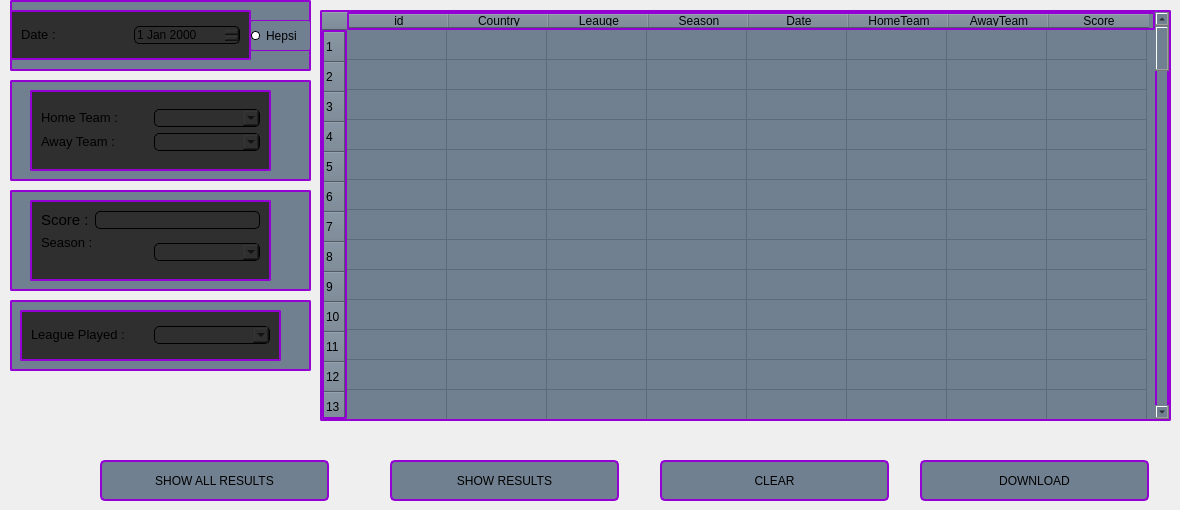
  <widget class="QWidget" name="centralwidget">
   <widget class="QTableWidget" name="tableWidget">
    <property name="geometry">
     <rect>
      <x>320</x>
      <y>10</y>
      <width>851</width>
      <height>411</height>
     </rect>
    </property>
    <property name="styleSheet">
     <string notr="true">background-color:#708090;
border-style: solid;
border-width: 2px;
border-color:#9400d3 ;
border-radius: 2px;</string>
    </property>
    <property name="rowCount">
     <number>100</number>
    </property>
    <property name="columnCount">
     <number>8</number>
    </property>
    <row/>
    <row/>
    <row/>
    <row/>
    <row/>
    <row/>
    <row/>
    <row/>
    <row/>
    <row/>
    <row/>
    <row/>
    <row/>
    <row/>
    <row/>
    <row/>
    <row/>
    <row/>
    <row/>
    <row/>
    <row/>
    <row/>
    <row/>
    <row/>
    <row/>
    <row/>
    <row/>
    <row/>
    <row/>
    <row/>
    <row/>
    <row/>
    <row/>
    <row/>
    <row/>
    <row/>
    <row/>
    <row/>
    <row/>
    <row/>
    <row/>
    <row/>
    <row/>
    <row/>
    <row/>
    <row/>
    <row/>
    <row/>
    <row/>
    <row/>
    <row/>
    <row/>
    <row/>
    <row/>
    <row/>
    <row/>
    <row/>
    <row/>
    <row/>
    <row/>
    <row/>
    <row/>
    <row/>
    <row/>
    <row/>
    <row/>
    <row/>
    <row/>
    <row/>
    <row/>
    <row/>
    <row/>
    <row/>
    <row/>
    <row/>
    <row/>
    <row/>
    <row/>
    <row/>
    <row/>
    <row/>
    <row/>
    <row/>
    <row/>
    <row/>
    <row/>
    <row/>
    <row/>
    <row/>
    <row/>
    <row/>
    <row/>
    <row/>
    <row/>
    <row/>
    <row/>
    <row/>
    <row/>
    <row/>
    <row/>
    <column>
     <property name="text">
      <string>id</string>
     </property>
    </column>
    <column>
     <property name="text">
      <string>Country</string>
     </property>
    </column>
    <column>
     <property name="text">
      <string>Leauge</string>
     </property>
    </column>
    <column>
     <property name="text">
      <string>Season</string>
     </property>
    </column>
    <column>
     <property name="text">
      <string>Date</string>
     </property>
    </column>
    <column>
     <property name="text">
      <string>HomeTeam</string>
     </property>
    </column>
    <column>
     <property name="text">
      <string>AwayTeam</string>
     </property>
    </column>
    <column>
     <property name="text">
      <string>Score</string>
     </property>
    </column>
   </widget>
   <widget class="QFrame" name="frame">
    <property name="geometry">
     <rect>
      <x>10</x>
      <y>0</y>
      <width>301</width>
      <height>71</height>
     </rect>
    </property>
    <property name="styleSheet">
     <string notr="true">background-color:#708090;
border-style: solid;
border-width: 2px;
border-color:#9400d3 ;
border-radius: 2px;</string>
    </property>
    <property name="frameShape">
     <enum>QFrame::StyledPanel</enum>
    </property>
    <property name="frameShadow">
     <enum>QFrame::Raised</enum>
    </property>
    <widget class="QFrame" name="frame_6">
     <property name="geometry">
      <rect>
       <x>0</x>
       <y>10</y>
       <width>241</width>
       <height>50</height>
      </rect>
     </property>
     <property name="styleSheet">
      <string notr="true">background-color: #302F2F;</string>
     </property>
     <property name="frameShape">
      <enum>QFrame::StyledPanel</enum>
     </property>
     <property name="frameShadow">
      <enum>QFrame::Raised</enum>
     </property>
     <layout class="QGridLayout" name="gridLayout_2">
      <item row="0" column="0">
       <layout class="QHBoxLayout" name="horizontalLayout_3">
        <item>
         <widget class="QLabel" name="label">
          <property name="styleSheet">
           <string notr="true">border: none;</string>
          </property>
          <property name="text">
           <string>&lt;html&gt;&lt;head/&gt;&lt;body&gt;&lt;p&gt;&lt;span style=&quot; font-size:10pt;&quot;&gt;Date :&lt;/span&gt;&lt;/p&gt;&lt;/body&gt;&lt;/html&gt;</string>
          </property>
         </widget>
        </item>
        <item>
         <widget class="QDateEdit" name="dtDate">
          <property name="cursor">
           <cursorShape>PointingHandCursor</cursorShape>
          </property>
          <property name="styleSheet">
           <string notr="true">QDateEdit{
	border-color: black;
	border-radius: 5%;
	border-width: 1px;
}
QDataEdit:hover{
	background-color: #ffb8ff;
}</string>
          </property>
         </widget>
        </item>
       </layout>
      </item>
     </layout>
    </widget>
    <widget class="QRadioButton" name="All_Years_Button">
     <property name="geometry">
      <rect>
       <x>240</x>
       <y>20</y>
       <width>61</width>
       <height>31</height>
      </rect>
     </property>
     <property name="styleSheet">
      <string notr="true">QRadioButton {
	border-color: black;
	border-style: solid;
	border-width: 2px;
	border-width: 1px;
	font-size: 12px;
	color: black;
	background-color:#708090;
	border-color:#9400d3 ;
	border-style: solid;
}


QRadioButton::indicator {
    width: 7px;
    height: 7px;
    border-radius: 4px;
    border: 1px solid black;  
    background-color: white;
}

QRadioButton::indicator:checked {
    background-color: red; 
}
</string>
     </property>
     <property name="text">
      <string>Hepsi</string>
     </property>
    </widget>
   </widget>
   <widget class="QFrame" name="frame_2">
    <property name="geometry">
     <rect>
      <x>10</x>
      <y>80</y>
      <width>301</width>
      <height>101</height>
     </rect>
    </property>
    <property name="styleSheet">
     <string notr="true">background-color:#708090;
border-style: solid;
border-width: 2px;
border-color:#9400d3 ;
border-radius: 2px;</string>
    </property>
    <property name="frameShape">
     <enum>QFrame::StyledPanel</enum>
    </property>
    <property name="frameShadow">
     <enum>QFrame::Raised</enum>
    </property>
    <widget class="QFrame" name="frame_5">
     <property name="geometry">
      <rect>
       <x>20</x>
       <y>10</y>
       <width>241</width>
       <height>81</height>
      </rect>
     </property>
     <property name="styleSheet">
      <string notr="true">background-color: #302F2F;</string>
     </property>
     <property name="frameShape">
      <enum>QFrame::StyledPanel</enum>
     </property>
     <property name="frameShadow">
      <enum>QFrame::Raised</enum>
     </property>
     <layout class="QGridLayout" name="gridLayout">
      <item row="0" column="0">
       <layout class="QVBoxLayout" name="verticalLayout">
        <item>
         <layout class="QHBoxLayout" name="horizontalLayout">
          <item>
           <widget class="QLabel" name="label_2">
            <property name="styleSheet">
             <string notr="true">border: none;</string>
            </property>
            <property name="text">
             <string>&lt;html&gt;&lt;head/&gt;&lt;body&gt;&lt;p&gt;&lt;span style=&quot; font-size:10pt;&quot;&gt;Home Team :&lt;/span&gt;&lt;/p&gt;&lt;/body&gt;&lt;/html&gt;</string>
            </property>
           </widget>
          </item>
          <item>
           <widget class="QComboBox" name="cmbHome">
            <property name="cursor">
             <cursorShape>PointingHandCursor</cursorShape>
            </property>
            <property name="styleSheet">
             <string notr="true">QComboBox{
	border-color: black;
	border-radius: 5%;
	border-width: 1px;
}
QComboBox:hover{
	background-color: #ffb8ff;
	color: black;
}</string>
            </property>
           </widget>
          </item>
         </layout>
        </item>
        <item>
         <layout class="QHBoxLayout" name="horizontalLayout_2">
          <item>
           <widget class="QLabel" name="label_3">
            <property name="styleSheet">
             <string notr="true">border: none;</string>
            </property>
            <property name="text">
             <string>&lt;html&gt;&lt;head/&gt;&lt;body&gt;&lt;p&gt;&lt;span style=&quot; font-size:10pt;&quot;&gt;Away Team :&lt;/span&gt;&lt;/p&gt;&lt;/body&gt;&lt;/html&gt;</string>
            </property>
           </widget>
          </item>
          <item>
           <widget class="QComboBox" name="cmbAway">
            <property name="cursor">
             <cursorShape>PointingHandCursor</cursorShape>
            </property>
            <property name="styleSheet">
             <string notr="true">QComboBox{
	border-color: black;
	border-radius: 5%;
	border-width: 1px;
}
QComboBox:hover{
	background-color: #ffb8ff;
	color: black;
}</string>
            </property>
           </widget>
          </item>
         </layout>
        </item>
       </layout>
      </item>
     </layout>
    </widget>
   </widget>
   <widget class="QFrame" name="frame_4">
    <property name="geometry">
     <rect>
      <x>10</x>
      <y>300</y>
      <width>301</width>
      <height>71</height>
     </rect>
    </property>
    <property name="styleSheet">
     <string notr="true">background-color:#708090;
border-style: solid;
border-width: 2px;
border-color:#9400d3 ;
border-radius: 2px;</string>
    </property>
    <property name="frameShape">
     <enum>QFrame::StyledPanel</enum>
    </property>
    <property name="frameShadow">
     <enum>QFrame::Raised</enum>
    </property>
    <widget class="QFrame" name="frame_8">
     <property name="geometry">
      <rect>
       <x>10</x>
       <y>10</y>
       <width>261</width>
       <height>51</height>
      </rect>
     </property>
     <property name="styleSheet">
      <string notr="true">background-color: #302F2F;</string>
     </property>
     <property name="frameShape">
      <enum>QFrame::StyledPanel</enum>
     </property>
     <property name="frameShadow">
      <enum>QFrame::Raised</enum>
     </property>
     <layout class="QGridLayout" name="gridLayout_3">
      <item row="0" column="0">
       <layout class="QHBoxLayout" name="horizontalLayout_6">
        <item>
         <widget class="QLabel" name="label_5">
          <property name="styleSheet">
           <string notr="true">border: none;</string>
          </property>
          <property name="text">
           <string>&lt;html&gt;&lt;head/&gt;&lt;body&gt;&lt;p&gt;&lt;span style=&quot; font-size:10pt;&quot;&gt;League Played :&lt;/span&gt;&lt;/p&gt;&lt;/body&gt;&lt;/html&gt;</string>
          </property>
         </widget>
        </item>
        <item>
         <widget class="QComboBox" name="cmbLeaugePlayed">
          <property name="cursor">
           <cursorShape>PointingHandCursor</cursorShape>
          </property>
          <property name="styleSheet">
           <string notr="true">QComboBox{
	border-color: black;
	border-radius: 5%;
	border-width: 1px;
}
QComboBox:hover{
	background-color: #ffb8ff;
	color: black;
}</string>
          </property>
         </widget>
        </item>
       </layout>
      </item>
     </layout>
    </widget>
   </widget>
   <widget class="QPushButton" name="btnShowR">
    <property name="geometry">
     <rect>
      <x>390</x>
      <y>460</y>
      <width>229</width>
      <height>41</height>
     </rect>
    </property>
    <property name="cursor">
     <cursorShape>PointingHandCursor</cursorShape>
    </property>
    <property name="styleSheet">
     <string notr="true">QPushButton {
background-color:#708090;
border-style: solid;
border-width: 2px;
border-color:#9400d3 ;
border-radius: 5%;
color: black;
}
QPushButton:hover {
    background-color: #ffb8ff;
    
}

QPushButton:pressed {
    background-color: #b739ff;
}

</string>
    </property>
    <property name="text">
     <string>SHOW RESULTS</string>
    </property>
   </widget>
   <widget class="QPushButton" name="btnShowAll">
    <property name="geometry">
     <rect>
      <x>100</x>
      <y>460</y>
      <width>229</width>
      <height>41</height>
     </rect>
    </property>
    <property name="cursor">
     <cursorShape>PointingHandCursor</cursorShape>
    </property>
    <property name="styleSheet">
     <string notr="true">QPushButton {
background-color:#708090;
border-style: solid;
border-width: 2px;
border-color:#9400d3 ;
border-radius: 5%;
color: black;
}
QPushButton:hover {
    background-color: #ffb8ff;
    
}

QPushButton:pressed {
    background-color: #b739ff;
}

</string>
    </property>
    <property name="text">
     <string>SHOW ALL RESULTS</string>
    </property>
   </widget>
   <widget class="QPushButton" name="btnDownload">
    <property name="geometry">
     <rect>
      <x>920</x>
      <y>460</y>
      <width>229</width>
      <height>41</height>
     </rect>
    </property>
    <property name="cursor">
     <cursorShape>PointingHandCursor</cursorShape>
    </property>
    <property name="styleSheet">
     <string notr="true">QPushButton {
background-color:#708090;
border-style: solid;
border-width: 2px;
border-color:#9400d3 ;
border-radius: 5%;
color: black;
}
QPushButton:hover {
    background-color: #ffb8ff;
    
}

QPushButton:pressed {
    background-color: #b739ff;
}

</string>
    </property>
    <property name="text">
     <string>DOWNLOAD</string>
    </property>
   </widget>
   <widget class="QPushButton" name="btnClear">
    <property name="geometry">
     <rect>
      <x>660</x>
      <y>460</y>
      <width>229</width>
      <height>41</height>
     </rect>
    </property>
    <property name="cursor">
     <cursorShape>PointingHandCursor</cursorShape>
    </property>
    <property name="styleSheet">
     <string notr="true">QPushButton {
background-color:#708090;
border-style: solid;
border-width: 2px;
border-color:#9400d3 ;
border-radius: 5%;
color: black;
}
QPushButton:hover {
    background-color: #ffb8ff;
    
}

QPushButton:pressed {
    background-color: #b739ff;
}

</string>
    </property>
    <property name="text">
     <string>CLEAR</string>
    </property>
   </widget>
   <widget class="QFrame" name="frame_3">
    <property name="geometry">
     <rect>
      <x>10</x>
      <y>190</y>
      <width>301</width>
      <height>101</height>
     </rect>
    </property>
    <property name="styleSheet">
     <string notr="true">background-color:#708090;
border-style: solid;
border-width: 2px;
border-color:#9400d3 ;
border-radius: 2px;</string>
    </property>
    <property name="frameShape">
     <enum>QFrame::StyledPanel</enum>
    </property>
    <property name="frameShadow">
     <enum>QFrame::Raised</enum>
    </property>
    <widget class="QFrame" name="frame_7">
     <property name="geometry">
      <rect>
       <x>20</x>
       <y>10</y>
       <width>241</width>
       <height>81</height>
      </rect>
     </property>
     <property name="styleSheet">
      <string notr="true">background-color: #302F2F;</string>
     </property>
     <property name="frameShape">
      <enum>QFrame::StyledPanel</enum>
     </property>
     <property name="frameShadow">
      <enum>QFrame::Raised</enum>
     </property>
     <layout class="QGridLayout" name="gridLayout_4">
      <item row="0" column="0">
       <layout class="QVBoxLayout" name="verticalLayout_2">
        <item>
         <layout class="QHBoxLayout" name="horizontalLayout_4">
          <item>
           <widget class="QLabel" name="label_4">
            <property name="styleSheet">
             <string notr="true">border: none;</string>
            </property>
            <property name="text">
             <string>&lt;html&gt;&lt;head/&gt;&lt;body&gt;&lt;p&gt;&lt;span style=&quot; font-size:11pt;&quot;&gt;Score :&lt;/span&gt;&lt;/p&gt;&lt;/body&gt;&lt;/html&gt;</string>
            </property>
           </widget>
          </item>
          <item>
           <widget class="QLineEdit" name="lneScore">
            <property name="minimumSize">
             <size>
              <width>50</width>
              <height>0</height>
             </size>
            </property>
            <property name="cursor">
             <cursorShape>IBeamCursor</cursorShape>
            </property>
            <property name="styleSheet">
             <string notr="true">QLineEdit{
	border-style: solid;
	border-color: black;
	border-radius: 5%;
	border-width: 1px;
}
QLİneEdit:hover{
	background-color: #ffb8ff;
	color: black;
}</string>
            </property>
            <property name="inputMask">
             <string/>
            </property>
            <property name="text">
             <string/>
            </property>
            <property name="maxLength">
             <number>32767</number>
            </property>
            <property name="frame">
             <bool>true</bool>
            </property>
            <property name="cursorPosition">
             <number>0</number>
            </property>
           </widget>
          </item>
         </layout>
        </item>
        <item>
         <layout class="QHBoxLayout" name="horizontalLayout_5">
          <item>
           <widget class="QLabel" name="label_6">
            <property name="styleSheet">
             <string notr="true">border: none;</string>
            </property>
            <property name="text">
             <string>&lt;html&gt;&lt;head/&gt;&lt;body&gt;&lt;p&gt;&lt;span style=&quot; font-size:10pt;&quot;&gt;Season :&lt;/span&gt;&lt;/p&gt;&lt;p&gt;&lt;br/&gt;&lt;/p&gt;&lt;/body&gt;&lt;/html&gt;</string>
            </property>
           </widget>
          </item>
          <item>
           <widget class="QComboBox" name="cmbSeason">
            <property name="cursor">
             <cursorShape>PointingHandCursor</cursorShape>
            </property>
            <property name="styleSheet">
             <string notr="true">QComboBox{
	border-color: black;
	border-radius: 5%;
	border-width: 1px;
}
QComboBox:hover{
	background-color: #ffb8ff;
	color: black;
}</string>
            </property>
           </widget>
          </item>
         </layout>
        </item>
       </layout>
      </item>
     </layout>
    </widget>
   </widget>
  </widget>
